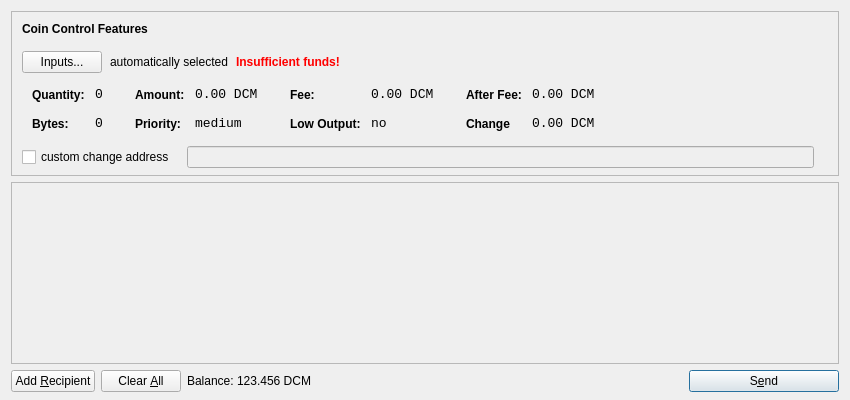
<?xml version="1.0" encoding="UTF-8"?>
<ui version="4.0">
 <class>SendCoinsDialog</class>
 <widget class="QDialog" name="SendCoinsDialog">
  <property name="geometry">
   <rect>
    <x>0</x>
    <y>0</y>
    <width>850</width>
    <height>400</height>
   </rect>
  </property>
  <property name="windowTitle">
   <string>Send Coins</string>
  </property>
  <layout class="QVBoxLayout" name="verticalLayout" stretch="0,1,0">
   <property name="bottomMargin">
    <number>8</number>
   </property>
   <item>
    <widget class="QFrame" name="frameCoinControl">
     <property name="sizePolicy">
      <sizepolicy hsizetype="Expanding" vsizetype="Expanding">
       <horstretch>0</horstretch>
       <verstretch>0</verstretch>
      </sizepolicy>
     </property>
     <property name="maximumSize">
      <size>
       <width>16777215</width>
       <height>16777215</height>
      </size>
     </property>
     <property name="frameShape">
      <enum>QFrame::StyledPanel</enum>
     </property>
     <property name="frameShadow">
      <enum>QFrame::Sunken</enum>
     </property>
     <layout class="QVBoxLayout" name="verticalLayoutCoinControl2">
      <property name="spacing">
       <number>-1</number>
      </property>
      <property name="leftMargin">
       <number>0</number>
      </property>
      <property name="topMargin">
       <number>0</number>
      </property>
      <property name="rightMargin">
       <number>0</number>
      </property>
      <property name="bottomMargin">
       <number>6</number>
      </property>
      <item>
       <layout class="QVBoxLayout" name="verticalLayoutCoinControl" stretch="0,0,0,0,1">
        <property name="spacing">
         <number>0</number>
        </property>
        <property name="leftMargin">
         <number>10</number>
        </property>
        <property name="topMargin">
         <number>10</number>
        </property>
        <item>
         <layout class="QHBoxLayout" name="horizontalLayoutCoinControl1">
          <property name="bottomMargin">
           <number>15</number>
          </property>
          <item>
           <widget class="QLabel" name="labelCoinControlFeatures">
            <property name="sizePolicy">
             <sizepolicy hsizetype="Preferred" vsizetype="Maximum">
              <horstretch>0</horstretch>
              <verstretch>0</verstretch>
             </sizepolicy>
            </property>
            <property name="font">
             <font>
              <weight>75</weight>
              <bold>true</bold>
             </font>
            </property>
            <property name="styleSheet">
             <string notr="true">font-weight:bold;</string>
            </property>
            <property name="text">
             <string>Coin Control Features</string>
            </property>
           </widget>
          </item>
         </layout>
        </item>
        <item>
         <layout class="QHBoxLayout" name="horizontalLayoutCoinControl2" stretch="0,0,0,0">
          <property name="spacing">
           <number>8</number>
          </property>
          <property name="bottomMargin">
           <number>10</number>
          </property>
          <item>
           <widget class="QPushButton" name="pushButtonCoinControl">
            <property name="styleSheet">
             <string notr="true"/>
            </property>
            <property name="text">
             <string>Inputs...</string>
            </property>
           </widget>
          </item>
          <item>
           <widget class="QLabel" name="labelCoinControlAutomaticallySelected">
            <property name="text">
             <string>automatically selected</string>
            </property>
            <property name="margin">
             <number>5</number>
            </property>
           </widget>
          </item>
          <item>
           <widget class="QLabel" name="labelCoinControlInsuffFunds">
            <property name="font">
             <font>
              <weight>75</weight>
              <bold>true</bold>
             </font>
            </property>
            <property name="styleSheet">
             <string notr="true">color:red;font-weight:bold;</string>
            </property>
            <property name="text">
             <string>Insufficient funds!</string>
            </property>
            <property name="margin">
             <number>5</number>
            </property>
           </widget>
          </item>
          <item>
           <spacer name="horizontalSpacerCoinControl">
            <property name="orientation">
             <enum>Qt::Horizontal</enum>
            </property>
            <property name="sizeHint" stdset="0">
             <size>
              <width>40</width>
              <height>1</height>
             </size>
            </property>
           </spacer>
          </item>
         </layout>
        </item>
        <item>
         <widget class="QWidget" name="widgetCoinControl" native="true">
          <property name="sizePolicy">
           <sizepolicy hsizetype="Preferred" vsizetype="Preferred">
            <horstretch>0</horstretch>
            <verstretch>0</verstretch>
           </sizepolicy>
          </property>
          <property name="minimumSize">
           <size>
            <width>0</width>
            <height>0</height>
           </size>
          </property>
          <property name="styleSheet">
           <string notr="true"/>
          </property>
          <layout class="QHBoxLayout" name="horizontalLayoutCoinControl5">
           <property name="margin">
            <number>0</number>
           </property>
           <item>
            <layout class="QHBoxLayout" name="horizontalLayoutCoinControl3" stretch="0,0,0,1">
             <property name="spacing">
              <number>20</number>
             </property>
             <property name="topMargin">
              <number>0</number>
             </property>
             <property name="bottomMargin">
              <number>10</number>
             </property>
             <item>
              <layout class="QFormLayout" name="formLayoutCoinControl1">
               <property name="horizontalSpacing">
                <number>10</number>
               </property>
               <property name="verticalSpacing">
                <number>14</number>
               </property>
               <property name="leftMargin">
                <number>10</number>
               </property>
               <property name="topMargin">
                <number>4</number>
               </property>
               <property name="rightMargin">
                <number>6</number>
               </property>
               <item row="0" column="0">
                <widget class="QLabel" name="labelCoinControlQuantityText">
                 <property name="styleSheet">
                  <string notr="true">font-weight:bold;</string>
                 </property>
                 <property name="text">
                  <string>Quantity:</string>
                 </property>
                 <property name="margin">
                  <number>0</number>
                 </property>
                </widget>
               </item>
               <item row="0" column="1">
                <widget class="QLabel" name="labelCoinControlQuantity">
                 <property name="font">
                  <font>
                   <family>Monospace</family>
                   <pointsize>10</pointsize>
                  </font>
                 </property>
                 <property name="cursor">
                  <cursorShape>IBeamCursor</cursorShape>
                 </property>
                 <property name="contextMenuPolicy">
                  <enum>Qt::ActionsContextMenu</enum>
                 </property>
                 <property name="text">
                  <string>0</string>
                 </property>
                 <property name="margin">
                  <number>0</number>
                 </property>
                 <property name="textInteractionFlags">
                  <set>Qt::LinksAccessibleByMouse|Qt::TextSelectableByKeyboard|Qt::TextSelectableByMouse</set>
                 </property>
                </widget>
               </item>
               <item row="1" column="0">
                <widget class="QLabel" name="labelCoinControlBytesText">
                 <property name="styleSheet">
                  <string notr="true">font-weight:bold;</string>
                 </property>
                 <property name="text">
                  <string>Bytes:</string>
                 </property>
                </widget>
               </item>
               <item row="1" column="1">
                <widget class="QLabel" name="labelCoinControlBytes">
                 <property name="font">
                  <font>
                   <family>Monospace</family>
                   <pointsize>10</pointsize>
                  </font>
                 </property>
                 <property name="cursor">
                  <cursorShape>IBeamCursor</cursorShape>
                 </property>
                 <property name="contextMenuPolicy">
                  <enum>Qt::ActionsContextMenu</enum>
                 </property>
                 <property name="text">
                  <string>0</string>
                 </property>
                 <property name="textInteractionFlags">
                  <set>Qt::LinksAccessibleByMouse|Qt::TextSelectableByKeyboard|Qt::TextSelectableByMouse</set>
                 </property>
                </widget>
               </item>
              </layout>
             </item>
             <item>
              <layout class="QFormLayout" name="formLayoutCoinControl2">
               <property name="horizontalSpacing">
                <number>10</number>
               </property>
               <property name="verticalSpacing">
                <number>14</number>
               </property>
               <property name="leftMargin">
                <number>6</number>
               </property>
               <property name="topMargin">
                <number>4</number>
               </property>
               <property name="rightMargin">
                <number>6</number>
               </property>
               <item row="0" column="0">
                <widget class="QLabel" name="labelCoinControlAmountText">
                 <property name="styleSheet">
                  <string notr="true">font-weight:bold;</string>
                 </property>
                 <property name="text">
                  <string>Amount:</string>
                 </property>
                 <property name="margin">
                  <number>0</number>
                 </property>
                </widget>
               </item>
               <item row="0" column="1">
                <widget class="QLabel" name="labelCoinControlAmount">
                 <property name="font">
                  <font>
                   <family>Monospace</family>
                   <pointsize>10</pointsize>
                  </font>
                 </property>
                 <property name="cursor">
                  <cursorShape>IBeamCursor</cursorShape>
                 </property>
                 <property name="contextMenuPolicy">
                  <enum>Qt::ActionsContextMenu</enum>
                 </property>
                 <property name="text">
                  <string>0.00 DCM</string>
                 </property>
                 <property name="textInteractionFlags">
                  <set>Qt::LinksAccessibleByMouse|Qt::TextSelectableByKeyboard|Qt::TextSelectableByMouse</set>
                 </property>
                </widget>
               </item>
               <item row="1" column="0">
                <widget class="QLabel" name="labelCoinControlPriorityText">
                 <property name="styleSheet">
                  <string notr="true">font-weight:bold;</string>
                 </property>
                 <property name="text">
                  <string>Priority:</string>
                 </property>
                </widget>
               </item>
               <item row="1" column="1">
                <widget class="QLabel" name="labelCoinControlPriority">
                 <property name="font">
                  <font>
                   <family>Monospace</family>
                   <pointsize>10</pointsize>
                  </font>
                 </property>
                 <property name="cursor">
                  <cursorShape>IBeamCursor</cursorShape>
                 </property>
                 <property name="contextMenuPolicy">
                  <enum>Qt::ActionsContextMenu</enum>
                 </property>
                 <property name="text">
                  <string>medium</string>
                 </property>
                 <property name="textInteractionFlags">
                  <set>Qt::LinksAccessibleByMouse|Qt::TextSelectableByKeyboard|Qt::TextSelectableByMouse</set>
                 </property>
                </widget>
               </item>
              </layout>
             </item>
             <item>
              <layout class="QFormLayout" name="formLayoutCoinControl3">
               <property name="horizontalSpacing">
                <number>10</number>
               </property>
               <property name="verticalSpacing">
                <number>14</number>
               </property>
               <property name="leftMargin">
                <number>6</number>
               </property>
               <property name="topMargin">
                <number>4</number>
               </property>
               <property name="rightMargin">
                <number>6</number>
               </property>
               <item row="0" column="0">
                <widget class="QLabel" name="labelCoinControlFeeText">
                 <property name="styleSheet">
                  <string notr="true">font-weight:bold;</string>
                 </property>
                 <property name="text">
                  <string>Fee:</string>
                 </property>
                 <property name="margin">
                  <number>0</number>
                 </property>
                </widget>
               </item>
               <item row="0" column="1">
                <widget class="QLabel" name="labelCoinControlFee">
                 <property name="font">
                  <font>
                   <family>Monospace</family>
                   <pointsize>10</pointsize>
                  </font>
                 </property>
                 <property name="cursor">
                  <cursorShape>IBeamCursor</cursorShape>
                 </property>
                 <property name="contextMenuPolicy">
                  <enum>Qt::ActionsContextMenu</enum>
                 </property>
                 <property name="text">
                  <string>0.00 DCM</string>
                 </property>
                 <property name="textInteractionFlags">
                  <set>Qt::LinksAccessibleByMouse|Qt::TextSelectableByKeyboard|Qt::TextSelectableByMouse</set>
                 </property>
                </widget>
               </item>
               <item row="1" column="0">
                <widget class="QLabel" name="labelCoinControlLowOutputText">
                 <property name="styleSheet">
                  <string notr="true">font-weight:bold;</string>
                 </property>
                 <property name="text">
                  <string>Low Output:</string>
                 </property>
                </widget>
               </item>
               <item row="1" column="1">
                <widget class="QLabel" name="labelCoinControlLowOutput">
                 <property name="font">
                  <font>
                   <family>Monospace</family>
                   <pointsize>10</pointsize>
                  </font>
                 </property>
                 <property name="cursor">
                  <cursorShape>IBeamCursor</cursorShape>
                 </property>
                 <property name="contextMenuPolicy">
                  <enum>Qt::ActionsContextMenu</enum>
                 </property>
                 <property name="text">
                  <string>no</string>
                 </property>
                 <property name="textInteractionFlags">
                  <set>Qt::LinksAccessibleByMouse|Qt::TextSelectableByKeyboard|Qt::TextSelectableByMouse</set>
                 </property>
                </widget>
               </item>
              </layout>
             </item>
             <item>
              <layout class="QFormLayout" name="formLayoutCoinControl4">
               <property name="horizontalSpacing">
                <number>10</number>
               </property>
               <property name="verticalSpacing">
                <number>14</number>
               </property>
               <property name="leftMargin">
                <number>6</number>
               </property>
               <property name="topMargin">
                <number>4</number>
               </property>
               <property name="rightMargin">
                <number>6</number>
               </property>
               <item row="0" column="0">
                <widget class="QLabel" name="labelCoinControlAfterFeeText">
                 <property name="styleSheet">
                  <string notr="true">font-weight:bold;</string>
                 </property>
                 <property name="text">
                  <string>After Fee:</string>
                 </property>
                 <property name="margin">
                  <number>0</number>
                 </property>
                </widget>
               </item>
               <item row="0" column="1">
                <widget class="QLabel" name="labelCoinControlAfterFee">
                 <property name="font">
                  <font>
                   <family>Monospace</family>
                   <pointsize>10</pointsize>
                  </font>
                 </property>
                 <property name="cursor">
                  <cursorShape>IBeamCursor</cursorShape>
                 </property>
                 <property name="contextMenuPolicy">
                  <enum>Qt::ActionsContextMenu</enum>
                 </property>
                 <property name="text">
                  <string>0.00 DCM</string>
                 </property>
                 <property name="textInteractionFlags">
                  <set>Qt::LinksAccessibleByMouse|Qt::TextSelectableByKeyboard|Qt::TextSelectableByMouse</set>
                 </property>
                </widget>
               </item>
               <item row="1" column="0">
                <widget class="QLabel" name="labelCoinControlChangeText">
                 <property name="styleSheet">
                  <string notr="true">font-weight:bold;</string>
                 </property>
                 <property name="text">
                  <string>Change</string>
                 </property>
                </widget>
               </item>
               <item row="1" column="1">
                <widget class="QLabel" name="labelCoinControlChange">
                 <property name="font">
                  <font>
                   <family>Monospace</family>
                   <pointsize>10</pointsize>
                  </font>
                 </property>
                 <property name="cursor">
                  <cursorShape>IBeamCursor</cursorShape>
                 </property>
                 <property name="contextMenuPolicy">
                  <enum>Qt::ActionsContextMenu</enum>
                 </property>
                 <property name="text">
                  <string>0.00 DCM</string>
                 </property>
                 <property name="textInteractionFlags">
                  <set>Qt::LinksAccessibleByMouse|Qt::TextSelectableByKeyboard|Qt::TextSelectableByMouse</set>
                 </property>
                </widget>
               </item>
              </layout>
             </item>
            </layout>
           </item>
          </layout>
         </widget>
        </item>
        <item>
         <layout class="QHBoxLayout" name="horizontalLayoutCoinControl4" stretch="0,0,0">
          <property name="spacing">
           <number>12</number>
          </property>
          <property name="sizeConstraint">
           <enum>QLayout::SetDefaultConstraint</enum>
          </property>
          <property name="topMargin">
           <number>5</number>
          </property>
          <property name="rightMargin">
           <number>5</number>
          </property>
          <item>
           <widget class="QCheckBox" name="checkBoxCoinControlChange">
            <property name="text">
             <string>custom change address</string>
            </property>
           </widget>
          </item>
          <item>
           <widget class="QLineEdit" name="lineEditCoinControlChange">
            <property name="enabled">
             <bool>false</bool>
            </property>
            <property name="sizePolicy">
             <sizepolicy hsizetype="Expanding" vsizetype="Fixed">
              <horstretch>0</horstretch>
              <verstretch>0</verstretch>
             </sizepolicy>
            </property>
           </widget>
          </item>
          <item>
           <widget class="QLabel" name="labelCoinControlChangeLabel">
            <property name="sizePolicy">
             <sizepolicy hsizetype="Preferred" vsizetype="Expanding">
              <horstretch>0</horstretch>
              <verstretch>0</verstretch>
             </sizepolicy>
            </property>
            <property name="minimumSize">
             <size>
              <width>0</width>
              <height>0</height>
             </size>
            </property>
            <property name="text">
             <string/>
            </property>
            <property name="margin">
             <number>3</number>
            </property>
           </widget>
          </item>
         </layout>
        </item>
        <item>
         <spacer name="verticalSpacerCoinControl">
          <property name="orientation">
           <enum>Qt::Vertical</enum>
          </property>
          <property name="sizeHint" stdset="0">
           <size>
            <width>800</width>
            <height>1</height>
           </size>
          </property>
         </spacer>
        </item>
       </layout>
      </item>
     </layout>
    </widget>
   </item>
   <item>
    <widget class="QScrollArea" name="scrollArea">
     <property name="widgetResizable">
      <bool>true</bool>
     </property>
     <widget class="QWidget" name="scrollAreaWidgetContents">
      <property name="geometry">
       <rect>
        <x>0</x>
        <y>0</y>
        <width>836</width>
        <height>163</height>
       </rect>
      </property>
      <layout class="QVBoxLayout" name="verticalLayout_2">
       <property name="margin">
        <number>0</number>
       </property>
       <item>
        <layout class="QVBoxLayout" name="entries">
         <property name="spacing">
          <number>6</number>
         </property>
        </layout>
       </item>
       <item>
        <spacer name="verticalSpacer">
         <property name="orientation">
          <enum>Qt::Vertical</enum>
         </property>
         <property name="sizeHint" stdset="0">
          <size>
           <width>20</width>
           <height>40</height>
          </size>
         </property>
        </spacer>
       </item>
      </layout>
     </widget>
    </widget>
   </item>
   <item>
    <layout class="QHBoxLayout" name="horizontalLayout">
     <item>
      <widget class="QPushButton" name="addButton">
       <property name="toolTip">
        <string>Send to multiple recipients at once</string>
       </property>
       <property name="text">
        <string>Add &amp;Recipient</string>
       </property>
       <property name="icon">
        <iconset resource="../bitcoin.qrc">
         <normaloff>:/icons/add</normaloff>:/icons/add</iconset>
       </property>
       <property name="autoDefault">
        <bool>false</bool>
       </property>
      </widget>
     </item>
     <item>
      <widget class="QPushButton" name="clearButton">
       <property name="sizePolicy">
        <sizepolicy hsizetype="Minimum" vsizetype="Fixed">
         <horstretch>0</horstretch>
         <verstretch>0</verstretch>
        </sizepolicy>
       </property>
       <property name="toolTip">
        <string>Remove all transaction fields</string>
       </property>
       <property name="text">
        <string>Clear &amp;All</string>
       </property>
       <property name="icon">
        <iconset resource="../bitcoin.qrc">
         <normaloff>:/icons/remove</normaloff>:/icons/remove</iconset>
       </property>
       <property name="autoRepeatDelay">
        <number>300</number>
       </property>
       <property name="autoDefault">
        <bool>false</bool>
       </property>
      </widget>
     </item>
     <item>
      <layout class="QHBoxLayout" name="horizontalLayout_2">
       <property name="spacing">
        <number>3</number>
       </property>
       <item>
        <widget class="QLabel" name="label">
         <property name="sizePolicy">
          <sizepolicy hsizetype="Preferred" vsizetype="Fixed">
           <horstretch>0</horstretch>
           <verstretch>0</verstretch>
          </sizepolicy>
         </property>
         <property name="text">
          <string>Balance:</string>
         </property>
        </widget>
       </item>
       <item>
        <widget class="QLabel" name="labelBalance">
         <property name="sizePolicy">
          <sizepolicy hsizetype="Preferred" vsizetype="Fixed">
           <horstretch>0</horstretch>
           <verstretch>0</verstretch>
          </sizepolicy>
         </property>
         <property name="cursor">
          <cursorShape>IBeamCursor</cursorShape>
         </property>
         <property name="text">
          <string>123.456 DCM</string>
         </property>
         <property name="textInteractionFlags">
          <set>Qt::LinksAccessibleByMouse|Qt::TextSelectableByKeyboard|Qt::TextSelectableByMouse</set>
         </property>
        </widget>
       </item>
      </layout>
     </item>
     <item>
      <spacer name="horizontalSpacer">
       <property name="orientation">
        <enum>Qt::Horizontal</enum>
       </property>
       <property name="sizeHint" stdset="0">
        <size>
         <width>40</width>
         <height>20</height>
        </size>
       </property>
      </spacer>
     </item>
     <item>
      <widget class="QPushButton" name="sendButton">
       <property name="minimumSize">
        <size>
         <width>150</width>
         <height>0</height>
        </size>
       </property>
       <property name="toolTip">
        <string>Confirm the send action</string>
       </property>
       <property name="text">
        <string>S&amp;end</string>
       </property>
       <property name="icon">
        <iconset resource="../bitcoin.qrc">
         <normaloff>:/icons/send</normaloff>:/icons/send</iconset>
       </property>
       <property name="default">
        <bool>true</bool>
       </property>
      </widget>
     </item>
    </layout>
   </item>
  </layout>
 </widget>
 <resources>
  <include location="../bitcoin.qrc"/>
 </resources>
 <connections/>
</ui>
